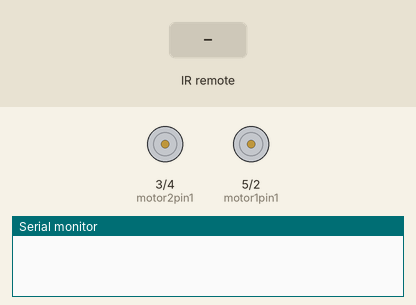
Simulated run of this sketch. Board: Arduino Uno, built with avr-gcc and run on an emulated ATmega328P. Shown: motor-driver pin pairs drawn as motors (green arrow = first pin HIGH = forward, orange = second pin HIGH = backward, longer = more drive), the last lines printed to the serial monitor. Inputs (shaded band) come from the test bench.

Above: at 1.2 s.
1.3 s: infrared code 0xE718FF00 received
At 2.3 s:
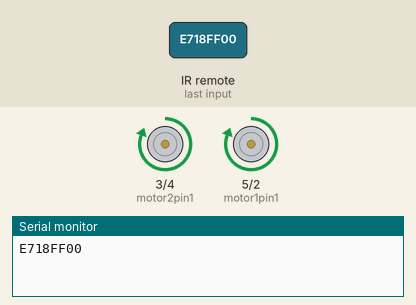
2.8 s: infrared code 0xA55AFF00 received
At 3.4 s:
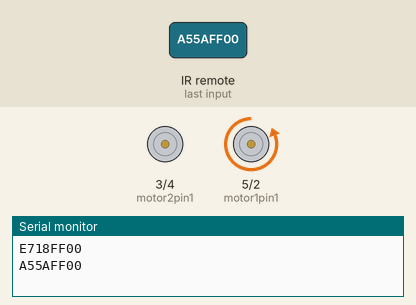
4.3 s: infrared code 0xF708FF00 received
At 4.6 s:
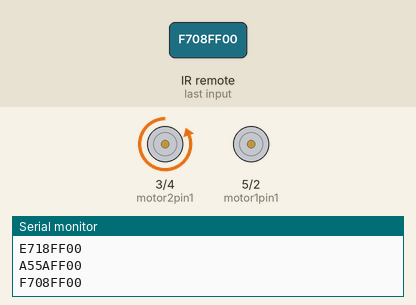
5.8 s: infrared code 0xAD52FF00 received
At 6.9 s:
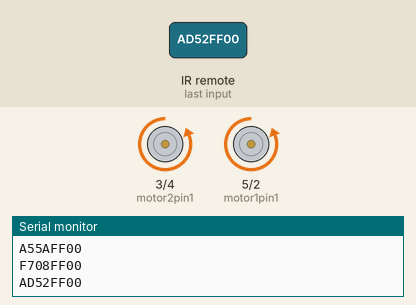
Timing chart, 0 to 8.3 s (numbered marks = the images above; inputs shaded):
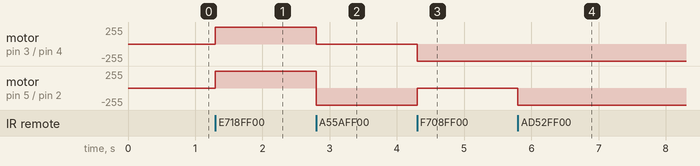

Measured:
- after the input at 1.3 s, motor on pin 3 (motor2pin1) / pin 4 (motor2pin2), motor on pin 5 (motor1pin1) / pin 2 (motor1pin2): stopped → forward 255/255 at once
- after the input at 2.8 s, motor on pin 3 (motor2pin1) / pin 4 (motor2pin2): forward 255/255 → stopped at once; motor on pin 5 (motor1pin1) / pin 2 (motor1pin2): forward 255/255 → backward 255/255 at once
- after the input at 4.3 s, motor on pin 3 (motor2pin1) / pin 4 (motor2pin2): stopped → backward 255/255 at once; motor on pin 5 (motor1pin1) / pin 2 (motor1pin2): backward 255/255 → stopped at once
- after the input at 5.8 s, motor on pin 5 (motor1pin1) / pin 2 (motor1pin2): stopped → backward 255/255 at once

The sketch:

Auto.ino
```cpp
#include <IRremote.h>
IRrecv IR(9);
int motor2pin1 = 3;
int motor2pin2 = 4;
int motor1pin1 = 5;
int motor1pin2 = 2;


void setup() {
    pinMode(motor2pin1, OUTPUT);
    pinMode(motor2pin2, OUTPUT);
    pinMode(motor1pin1, OUTPUT);
    pinMode(motor1pin2, OUTPUT);
    IR.enableIRIn();
    Serial.begin(9600);
}


void loop() {
   if(IR.decode()) {
      Serial.println(IR.decodedIRData.decodedRawData, HEX);
      IR.resume();
    }


    if(IR.decodedIRData.decodedRawData == 0xE718FF00)//dopředu 0xE718FF00
    {
      digitalWrite(motor2pin1, HIGH);
      digitalWrite(motor2pin2, LOW);
      digitalWrite(motor1pin1, HIGH);
      digitalWrite(motor1pin2, LOW);
      IR.resume();
      delay(1);
   }
    if(IR.decodedIRData.decodedRawData == 0xA55AFF00)//doprava 0xA55AFF00
    {
      digitalWrite(motor2pin1, LOW);
      digitalWrite(motor2pin2, LOW);
      digitalWrite(motor1pin1, LOW);
      digitalWrite(motor1pin2, HIGH);
      IR.resume();
      delay(1);
   }
    if(IR.decodedIRData.decodedRawData == 0xF708FF00)//doleva 0xF708FF00
    {
      digitalWrite(motor2pin1, LOW);
      digitalWrite(motor2pin2, HIGH);
      digitalWrite(motor1pin1, LOW);
      digitalWrite(motor1pin2, LOW);
      IR.resume();
      delay(1);
   }

   if(IR.decodedIRData.decodedRawData == 0xE31CFF00)//všechny motory se vypnou 0xE31CFF00
   {
      digitalWrite(motor2pin1, LOW);
      digitalWrite(motor2pin2, LOW);
      digitalWrite(motor1pin1, LOW);
      digitalWrite(motor1pin2, LOW);
      IR.resume();
      delay(1);
   }
    if(IR.decodedIRData.decodedRawData == 0xAD52FF00)//dozadu 0xF708FF00
    {
      digitalWrite(motor2pin1, LOW);
      digitalWrite(motor2pin2, HIGH);
      digitalWrite(motor1pin1, LOW);
      digitalWrite(motor1pin2, HIGH);
      IR.resume();
      delay(1);
   }
}
```
